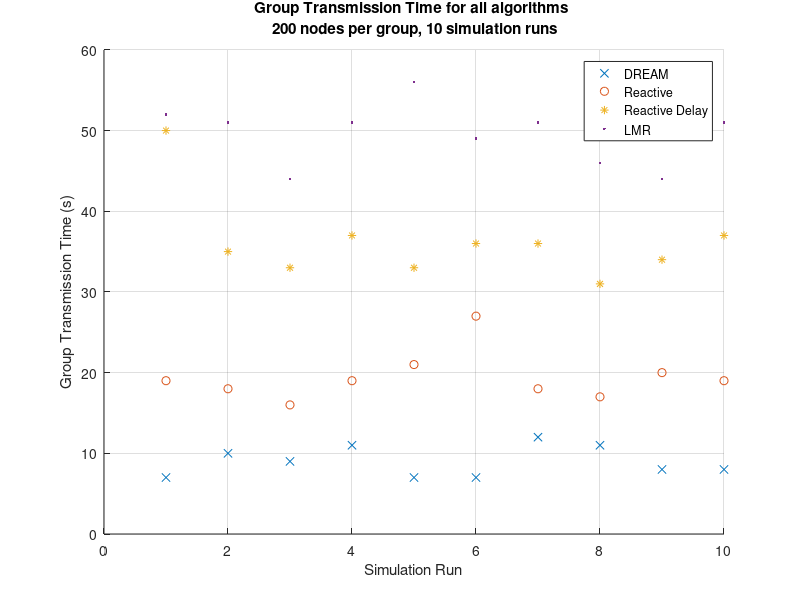
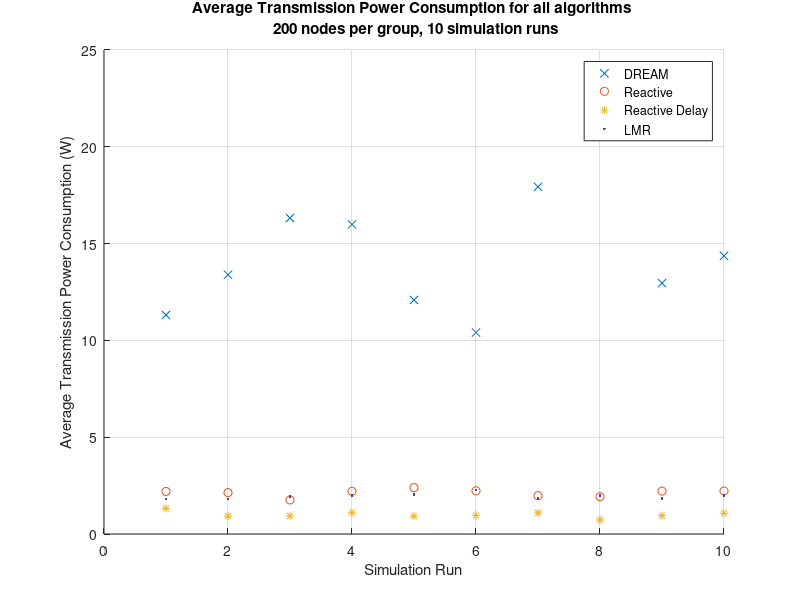
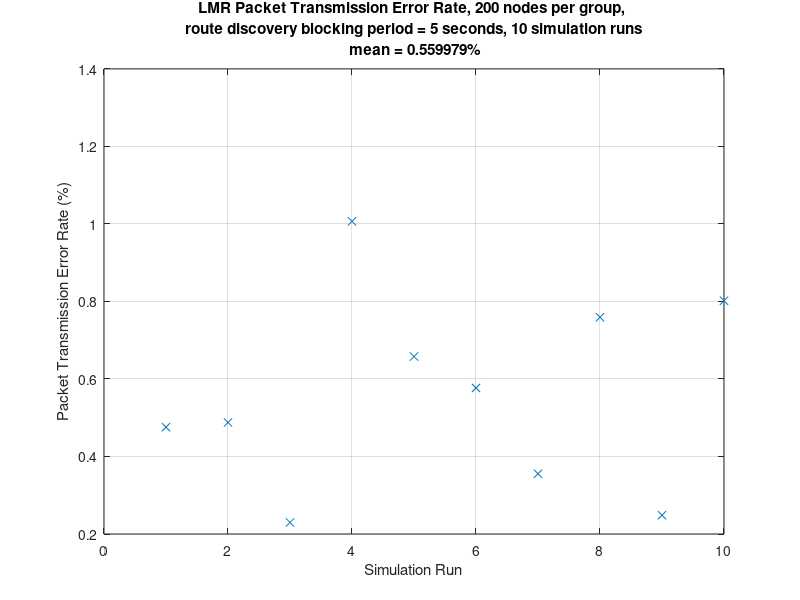

These figures' MATLAB source, in order:
clear
close all

% 200 nodes per group results

n = 200;
plot_figs = 1;

active={};
reactive={};
reactive_delay={};
lmr={};

active{1} = [ % Active GTT
    7
    10
    9
    11
    7
    7
    12
    11
    8
    8
    ];

active{2} = mean(active{1}); % Mean GTT
active{3} = median(active{1}); % Median GTT
active{4} = range(active{1}); % Range of GTT values

active{5} = [ % Average Transmission Power Consumption (ATPC)
    1.131112e+01
    1.338700e+01
    1.631650e+01
    1.598575e+01
    1.208575e+01
    1.040575e+01
    1.792800e+01
    2.176012e+01
    1.295475e+01
    1.436400e+01
    ];

active{6} = mean(active{5}); % Mean ATPC
active{7} = median(active{5}); % Median ATPC
active{8} = range(active{5}); % Range

active{9} = [ % Simulation times
    435.891095
    442.106141
    435.982154
    441.882721
    439.100245
    435.052204
    444.374777
    449.010474
    455.125519
    450.055414
    ];

active{10} = mean(active{9}); % Mean simulation time

reactive{1} = [ % Reactive GTT
    19
    18
    16
    19
    21
    27
    18
    17
    20
    19
    ];

reactive{2} = mean(reactive{1});
reactive{3} = median(reactive{1}); 
reactive{4} = range(reactive{1});

reactive{5} = [ % Average Transmission Power Consumption (ATPC)
    2.198000
    2.138000
    1.761000
    2.206000
    2.396000
    2.227000
    1.979000
    1.927000
    2.215000
    2.221000
    ];

reactive{6} = mean(reactive{5}); % Mean ATPC
reactive{7} = median(reactive{5}); % Median ATPC
reactive{8} = range(reactive{5}); % Range

reactive{9} = [ % Simulation times
    8.909492
    9.266865
    8.115588
    8.825730
    9.152797
    9.057849
    8.394449
    8.378780
    8.868725
    8.785858
    ];

reactive{10} = mean(reactive{9}); % Mean simulation time

reactive_delay{1} = [ % Reactive_delay GTT
    50
    35
    33
    37
    33
    36
    36
    31
    34
    37
    ];

reactive_delay{2} = mean(reactive_delay{1});
reactive_delay{3} = median(reactive_delay{1});
reactive_delay{4} = range(reactive_delay{1});

reactive_delay{5} = [ % Average Transmission Power Consumption (ATPC)
    1.325000
    9.190000e-01
    9.290000e-01
    1.095000
    9.180000e-01
    9.610000e-01
    1.087000
    7.270000e-01
    9.470000e-01
    1.069000
    ];

reactive_delay{6} = mean(reactive_delay{5}); % Mean ATPC
reactive_delay{7} = median(reactive_delay{5}); % Median ATPC
reactive_delay{8} = range(reactive_delay{5}); % Range

reactive_delay{9} = [ % Simulation times
    7.585059
    6.654017
    6.632387
    7.174379
    6.714538
    6.788273
    7.075699
    6.440579
    6.838890
    7.010209
    ];

reactive_delay{10} = mean(reactive_delay{9}); % Mean simulation time

lmr{1} = [ % LMR GTT
    52
    51
    44
    51
    56
    49
    51
    46
    44
    51
    ];

lmr{2} = mean(lmr{1}); % Mean GTT
lmr{3} = median(lmr{1}); % Median GTT
lmr{4} = range(lmr{1}); % Range

lmr{5} = [ % Average Transmission Power Consumption (ATPC)
    1.794250
    1.822750
    1.936500
    1.993500
    2.050000
    2.260500
    1.830000
    1.995000
    1.839000
    1.993500
    ];

lmr{6} = mean(lmr{5}); % Mean ATPC
lmr{7} = median(lmr{5}); % Median ATPC
lmr{8} = range(lmr{5}); % Range

lmr{9} = [ % Simulation times
    9.706510
    9.706466
    9.922458
    10.084820
    10.508358
    10.846792
    9.870624
    10.145962
    9.666161
    10.094322
    ];

lmr{10} = mean(lmr{9}); % Mean simulation time

lmr{11} = [ % Packet Transmission Error Rate (PTER)
    4.756243e-01
    4.878049e-01
    2.298851e-01
    1.006711
    6.578947e-01
    5.769231e-01
    3.554502e-01
    7.592191e-01
    2.484472e-01
    8.018328e-01
    ];

lmr{12} = mean(lmr{11}); % Mean PTER
lmr{13} = median(lmr{11}); % Median PTER
lmr{14} = range(lmr{11}); % Range

if plot_figs
    
    figure(1)
    hold on
    plot(active{1},'x')
    plot(reactive{1},'o')
    plot(reactive_delay{1},'*')
    plot(lmr{1},'.')
    hold off
    grid on
    xlabel('Simulation Run')
    ylabel('Group Transmission Time (s)')
    legend('DREAM', 'Reactive', 'Reactive Delay', 'LMR', 'Location', 'best')
    str = sprintf('Group Transmission Time for all algorithms \n %d nodes per group, 10 simulation runs',n);
    title(str);
    
    figure(2)
    hold on
    plot(active{5},'x')
    plot(reactive{5},'o')
    plot(reactive_delay{5},'*')
    plot(lmr{5},'.')
    hold off
    grid on
    xlabel('Simulation Run')
    ylabel('Average Transmission Power Consumption (W)')
    legend('DREAM', 'Reactive', 'Reactive Delay', 'LMR', 'Location', 'best')
    str = sprintf('Average Transmission Power Consumption for all algorithms \n %d nodes per group, 10 simulation runs',n);
    title(str);
    
    figure(3)
    plot(lmr{11},'x')
    xlabel('Simulation Run')
    ylabel('Packet Transmission Error Rate (%)')
    str = sprintf('LMR Packet Transmission Error Rate, %d nodes per group, \n route discovery blocking period = 5 seconds, 10 simulation runs \n mean = %f%%',n,lmr{12});
    title(str);
    grid on
end
